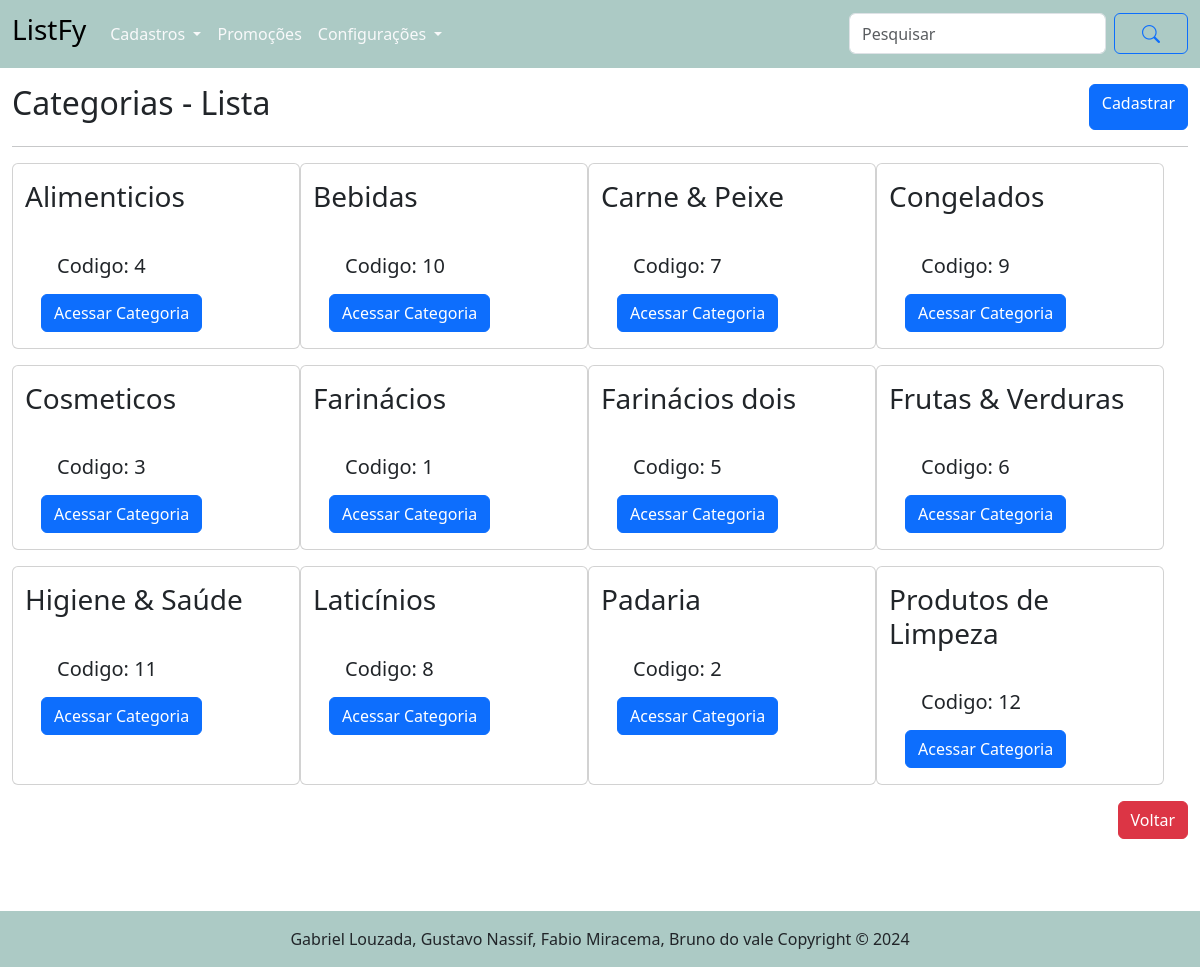
Before: /itens_lista/categorias/2 with the older database file.
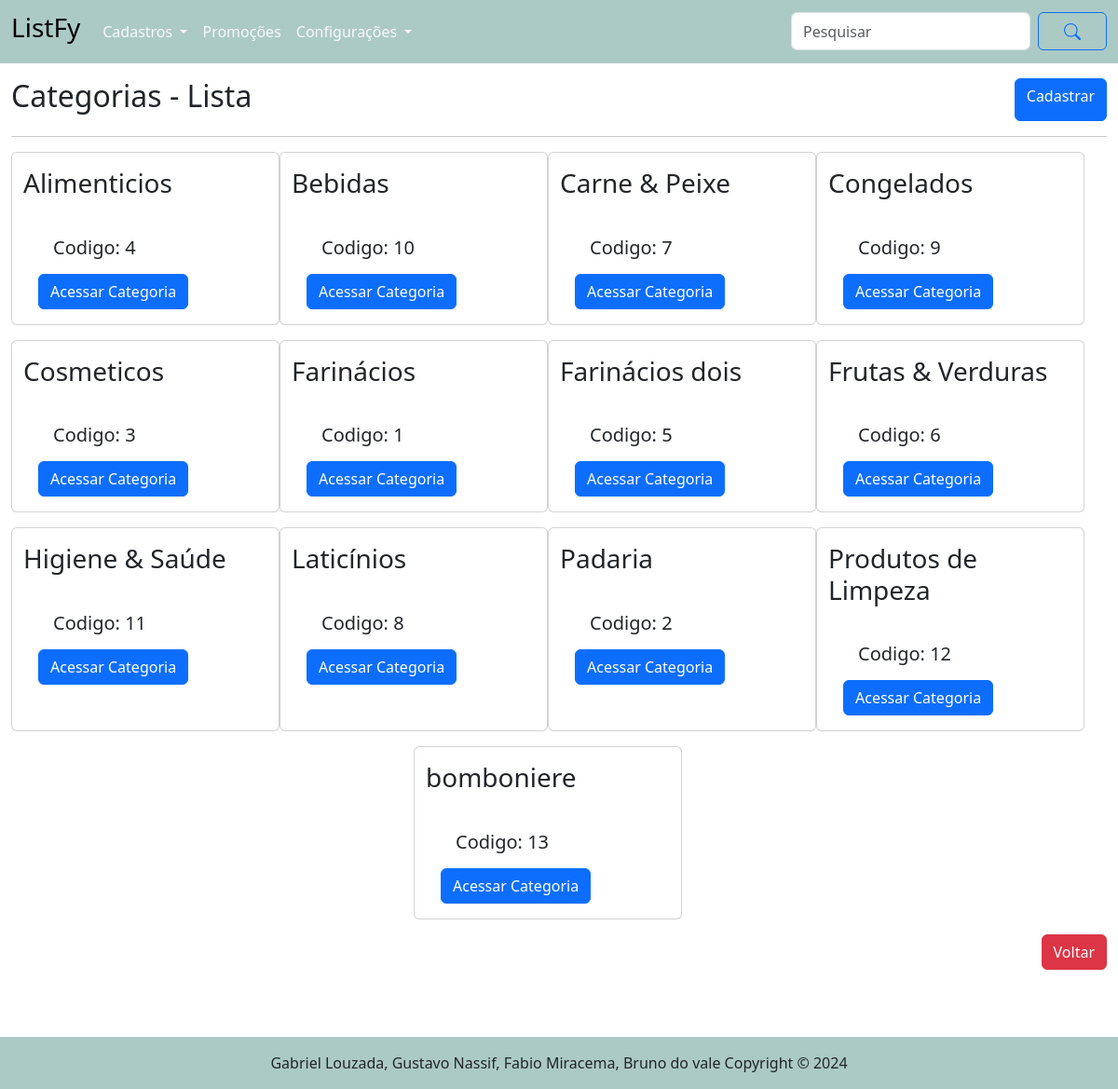
After: the same page with the newer database file.
### tables this page shows
CREATE TABLE "categoria" (
	"id_categoria"	INTEGER,
	"nome"	TEXT NOT NULL,
	PRIMARY KEY("id_categoria" AUTOINCREMENT)
);

### routes/itens_lista_routes.py (the view)
@router.get("/categorias/{id_lista:int}", response_class=HTMLResponse)
async def get_listar_categoria(request: Request,id_lista: int = 0):
    categoria = obter_todas_categorias()
    return templates.TemplateResponse("/itens_lista/itens_lista_categorias.html",{"request":request, "categoria":categoria, "id_lista":id_lista})

### templates/itens_lista/itens_lista_categorias.html (shortened to what this page needs)
{% extends "base.html" %}
{% block conteudo %}
    <main class="container-fluid" >
        <div class="d-flex justify-content-between mt-3 ">
            <h2>Categorias - Lista</h2>
            <a href="/categorias/cadastrar_categoria" class="btn btn-primary"> Cadastrar</a>
        </div>
        <hr>
        <div class="row container-fluid d-flex justify-content-evenly">
            {% for c in categoria %}
            <div class="card col-12 mb-3" style="width: 18rem;">
                <div>
                    <h3 class="mt-3">{{ c.nome_categoria }}</h3>
                </div>
                <div class="card-body">
                  <h5 class="card-title m-3">Codigo: {{c.id_categoria}}</h5>
                    <div class="col-12">
                        <a href="/itens_lista/categorias/{{id_lista}}/{{c.id_categoria}}" class="btn btn-primary"> Acessar Categoria</a>
                    </div>
                </div>
            </div>
            {% endfor %}
        </div>
        <div class="row">
            <div class="col-12 mb-5 d-flex justify-content-end">
                <a href="/" class="btn btn-danger"> Voltar</a>
            </div>
        </div>
    </main>
{% endblock %}

Changed rows visible on the page:
added categoria: nome_categoria "bomboniere", id_categoria "13"
